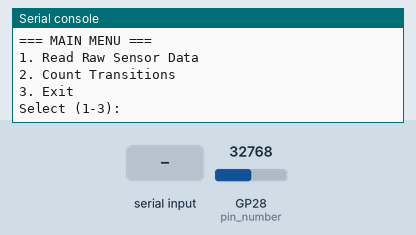
This program was run on a simulated Raspberry Pi Pico running MicroPython. Shown: the last lines printed to the serial console. Inputs (shaded band) come from the test bench; at power-on: GP28 (pin_number) = 32768 (analog values on the 0–65535 scale).

Above: at 1.2 s.
1.3 s: "1" typed at the serial console, then Enter
At 1.41 s:
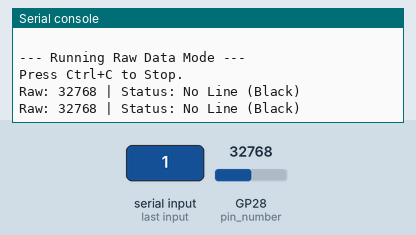
2.8 s: GP28 (pin_number) set to 29345
At 2.81 s:
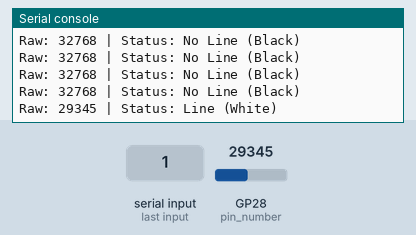
4.3 s: GP28 (pin_number) set to 7864
At 4.32 s:
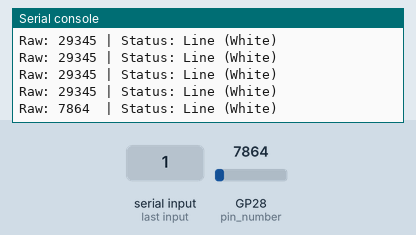
5.8 s: GP28 (pin_number) set to 0
At 5.83 s:
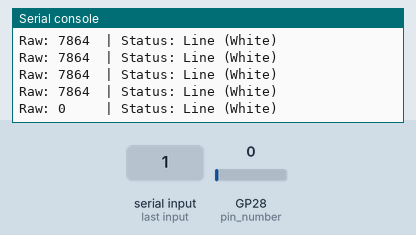

The program:

qrd_ilk_deneme.py
```python
from machine import ADC
import time
import sys

# --- 1. The Class Definition ---
class QrdSensor:
    def __init__(self, pin_number, threshold=30000, debounce_ms=50):
        # Initialize the sensor
        self.sensor = ADC(pin_number)
        self.threshold = threshold
        self.debounce_ms = debounce_ms

        # State tracking variables
        self.transition_count = 0
        self.last_state = False # Default assumption
        self.last_transition_time = 0

    def read_raw(self):
        return self.sensor.read_u16()

    def is_line(self):
        # Returns True for White (Line), False for Black
        return self.read_raw() < self.threshold

    def detect_transitions(self):
        current_state = self.is_line()
        current_time = time.ticks_ms()

        # Check if state changed
        if current_state != self.last_state:
            time_diff = time.ticks_diff(current_time, self.last_transition_time)

            if time_diff > self.debounce_ms:
                self.transition_count += 1
                self.last_transition_time = current_time
                self.last_state = current_state

        return self.transition_count

    def reset_count(self):
        self.transition_count = 0

# --- 2. Function for Raw Data Mode ---
def run_raw_mode(sensor_obj):
    print("\n--- Running Raw Data Mode ---")
    print("Press Ctrl+C to Stop.")

    try:
        while True:
            raw_value = sensor_obj.read_raw()
            line_status = sensor_obj.is_line()
            status_text = "Line (White)" if line_status else "No Line (Black)"
            print(f"Raw: {raw_value:<5} | Status: {status_text}")
            time.sleep(0.1)

    except KeyboardInterrupt:
        print("\nStopping...")

# --- 3. Function for Transition Counting Mode ---
def run_transition_mode(sensor_obj):
    print("\n--- Running Transition Count Mode ---")
    print("Press Ctrl+C to Stop.")

    sensor_obj.reset_count()

    try:
        while True:
            # We call this FAST (no sleep) to catch every edge
            count = sensor_obj.detect_transitions()

            # Print occasionally so we don't slow down the processor
            # (Only printing every 1000th loop or just continuously with a small delay)
            print(f"Transitions: {count} | Raw: {sensor_obj.read_raw()}")
            time.sleep(0.01)

    except KeyboardInterrupt:
        print("\nStopping...")

# --- 4. Main Menu Logic ---
# Note: I changed debounce to 50ms and Threshold to 30000
my_sensor = QrdSensor(pin_number=28, threshold=30000, debounce_ms=50)

while True:
    print("\n=== MAIN MENU ===")
    print("1. Read Raw Sensor Data")
    print("2. Count Transitions")
    print("3. Exit")

    choice = input("Select (1-3): ")

    if choice == '1':
        run_raw_mode(my_sensor)
    elif choice == '2':
        run_transition_mode(my_sensor)
    elif choice == '3':
        break
```

Measured:
- after the input at 1.3 s, the serial console: prints a new line at once (image 1)
- after the input at 2.8 s, the serial console: prints a new line at once (image 2)
- after the input at 4.3 s, the serial console: prints a new line at once (image 3)
- after the input at 5.8 s, the serial console: prints a new line at once (image 4)
